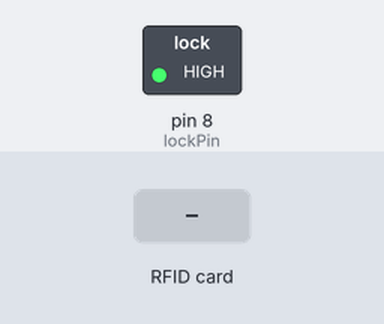
Simulated run of this sketch. Board: Arduino Uno, built with avr-gcc and run on an emulated ATmega328P. Parts: switched loads named in the sketch (green lamp = pin HIGH). The inputs (shaded band) are chosen by the test bench. Pins used as bus, display or sensor lines are not drawn; what the sketch prints to the serial monitor is not drawn.

Above: at 0.1 s.
At 1.3 s:
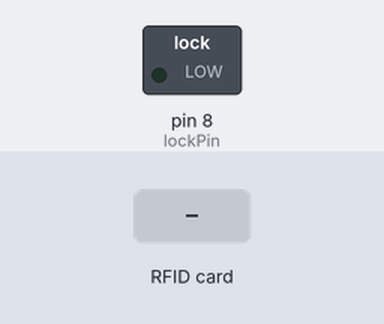
1.4 s: RFID card 5E 7A 19 C4 held to the reader
Timing chart, 0 to 4.4 s (numbered marks = the images above; inputs shaded):
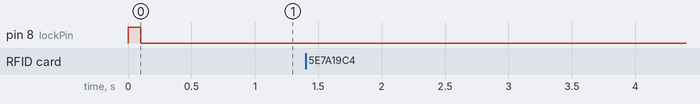

The sketch:

SimpleUnlock.ino
```cpp
/*
 * MFRC522 - Library to use ARDUINO RFID MODULE KIT 13.56 MHZ WITH TAGS SPI W AND R BY COOQROBOT.
 * The library file MFRC522.h has a wealth of useful info. Please read it.
 * The functions are documented in MFRC522.cpp.
 *
 * Based on code Dr.Leong   ( WWW.B2CQSHOP.COM )
 * Created by Miguel Balboa (circuitito.com), Jan, 2012.
 * Rewritten by Søren Thing Andersen (access.thing.dk), fall of 2013 (Translation to English, refactored, comments, anti collision, cascade levels.)
 * Released into the public domain.
 *
 * Sample program showing how to read data from a PICC using a MFRC522 reader on the Arduino SPI interface.
 *----------------------------------------------------------------------------- empty_skull
 * Aggiunti pin per arduino Mega
 * add pin configuration for arduino mega
 * http://mac86project.altervista.org/
 ----------------------------------------------------------------------------- Nicola Coppola
 * Pin layout should be as follows:
 * Signal     Pin              Pin               Pin
 *            Arduino Uno      Arduino Mega      MFRC522 board
 * ------------------------------------------------------------
 * Reset      9                5                 RST
 * SPI SS     10               53                SDA
 * SPI MOSI   11               51                MOSI
 * SPI MISO   12               50                MISO
 * SPI SCK    13               52                SCK
 *
 * The reader can be found on eBay for around 5 dollars. Search for "mf-rc522" on ebay.com.
 */

#include <SPI.h>
#include <MFRC522.h>

#define lockPin 8
#define SS_PIN 10
#define RST_PIN 9

// Create MFRC522 instance.
MFRC522 mfrc522(SS_PIN, RST_PIN);

// Var to store the read card ID
String cardID;

// State of the lock (read from serial)
int lockState = 0;

// Time to leave unlocked
int unlockms = 1000;

// Counter for the unlock time
long unlocktime = millis();

void setup() {
  Serial.begin(9600);	// Initialize serial communications with the PC

  // Setup the relay pin for the door lock
  pinMode(lockPin,OUTPUT);

  // Unlock door for a few seconds
  digitalWrite(lockPin,HIGH);
  delay(100);
  digitalWrite(lockPin,LOW);

  SPI.begin();	        // Init SPI bus
  mfrc522.PCD_Init();	// Init MFRC522 card
  //Serial.println("Scan PICC to see UID and type...");


}

void loop() {
  // If the door has been unlocked for the specified time
  if (millis() - unlocktime > unlockms) {
    digitalWrite(lockPin,LOW);
  }

  // Listen for a response from the perl script
  if (Serial.available() > 0) {
    lockState = Serial.read();

    Serial.println(lockState);

    if (lockState > 48) {
      digitalWrite(lockPin,HIGH);
      unlocktime = millis();
    }
  }

  // If a new card placed on the reader
  if ( ! mfrc522.PICC_IsNewCardPresent()) {
    return;
  }

  // Card placed, get serial and continue
  if ( ! mfrc522.PICC_ReadCardSerial()) {
    return;
  }

  // Dump debug info about the card. PICC_HaltA() is automatically called.
  //mfrc522.PICC_DumpToSerial(&(mfrc522.uid));

  //Serial.print("Card ID: ");
  cardID = "";
  for (byte i = 0; i < mfrc522.uid.size; i++) {
    cardID+= mfrc522.uid.uidByte[i];
  }
  Serial.println(cardID);

  // Stop reading this card
  mfrc522.PICC_HaltA();

}
```

Measured:
- after the input at 1.4 s, every drawn part: stays the same
